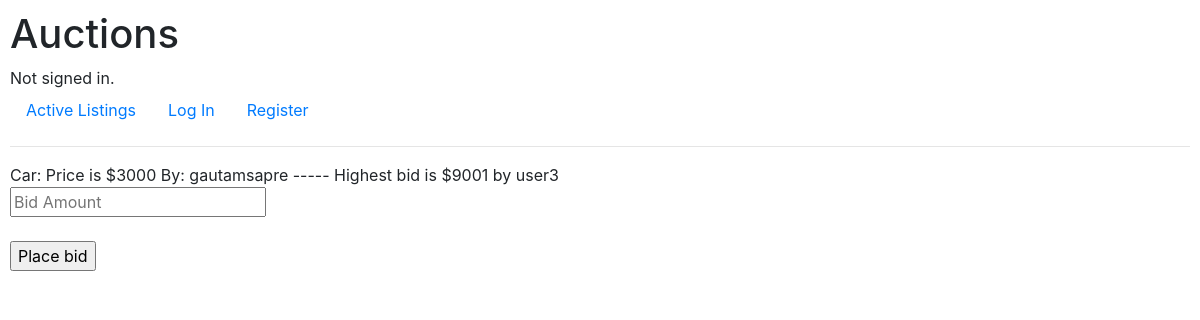
Before: /1/place-bid with the older database file.
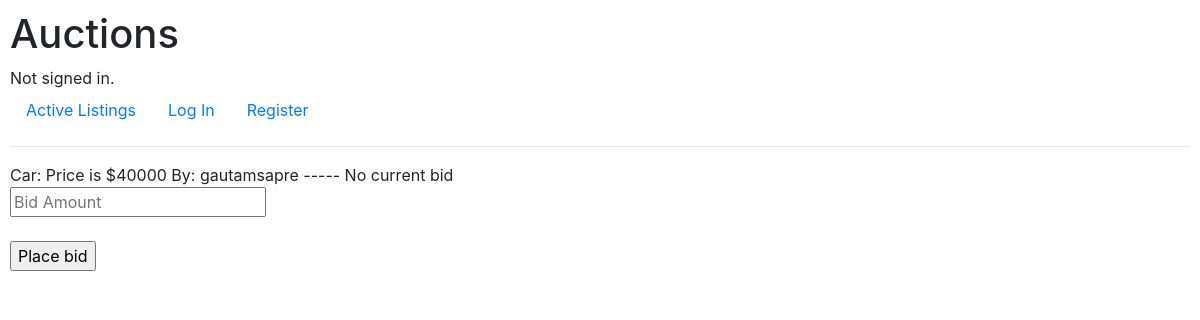
After: the same page with the newer database file.
### auctions/models.py (models this page shows, shortened)
class listings(models.Model):
    name = models.CharField(max_length = 64)
    price = models.IntegerField()
    user = models.ForeignKey(User, on_delete=models.CASCADE, related_name="active_listings", default = "", null=True)
    highest_bid = models.ForeignKey(bid, on_delete=models.CASCADE, related_name="bids", default = "No current bid", null=True)
    image_file = models.ImageField(upload_to='product_images')
    def __str__(self):
        if self.highest_bid.bid_by.username == "DEFAULT":
            return f"{self.name}: \nPrice is ${self.price} \nBy: {self.user.username} ----- No current bid "
        return f"{self.name}: \nPrice is ${self.price} \nBy: {self.user.username} ----- Highest bid is ${self.highest_bid.bid} by {self.highest_bid.bid_by.username}"

class bid(models.Model):
    bid_by = models.ForeignKey(User, on_delete=models.CASCADE, related_name="bidder", default = "" , null=True)
    bid = models.IntegerField(default = 0)

class User(AbstractUser):
    def __str__(self):
        return f"{self.username}: {self.email}"

### auctions/views.py (the view)
# urls.py: path("<id>/place-bid", views.bider, name="place-bid"),
def bider(request, id):
    return render(request,"auctions/bid.html",{
        "item": listings.objects.get(id=id),
        "lower": False
    })

### auctions/templates/auctions/bid.html (shortened to what this page needs)
{% extends "auctions/layout.html" %}
{% block body %}
    {{item}}
    <form action= "/{{item.id}}/confirm_bid" method = "POST">
            <input type="text" id="amount" placeholder ="Bid Amount" name = "amount"><br><br>
            <input type="submit" value="Place bid">
    </form>
{% endblock %}

### auctions/templates/auctions/layout.html (shortened to what this page needs)
{% load static %}
<!DOCTYPE html>
<html lang="en">
    <head>
        <link rel="stylesheet" href="https://stackpath.bootstrapcdn.com/bootstrap/4.4.1/css/bootstrap.min.css">
        <link href="{% static 'auctions/styles.css' %}" rel="stylesheet">
    </head>
    <body>
        <h1>Auctions</h1>
        <div>
            {% if user.is_authenticated %}
                Signed in as <strong>{{ user.username }}</strong>.
            {% else %}
                Not signed in.
            {% endif %}
        </div>
        <ul class="nav">
            <li class="nav-item">
                <a class="nav-link" href="{% url 'index' %}">Active Listings</a>
            </li>
            {% if user.is_authenticated %}
                <li class="nav-item">
                    <a class="nav-link" href="/create-listing">Create Listing</a>
                </li>
                <li class="nav-item">
                    <a class="nav-link" href="{% url 'logout' %}">Log Out</a>
                </li>
            {% else %}
                <li class="nav-item">
                    <a class="nav-link" href="{% url 'login' %}">Log In</a>
                </li>
                <li class="nav-item">
                    <a class="nav-link" href="{% url 'register' %}">Register</a>
                </li>
            {% endif %}
        </ul>
        <hr>
        {% block body %}
        {% endblock %}
    </body>
</html>

### auctions/static/auctions/styles.css (style rules this page uses)
body { padding: 10px; }

Changed rows visible on the page:
changed listings: highest_bid+name+price "Car: Price is $3000 By: gautamsapre ----- Highest bid is $9001 by user3" → "Car: Price is $40000 By: gautamsapre ----- No current bid"
